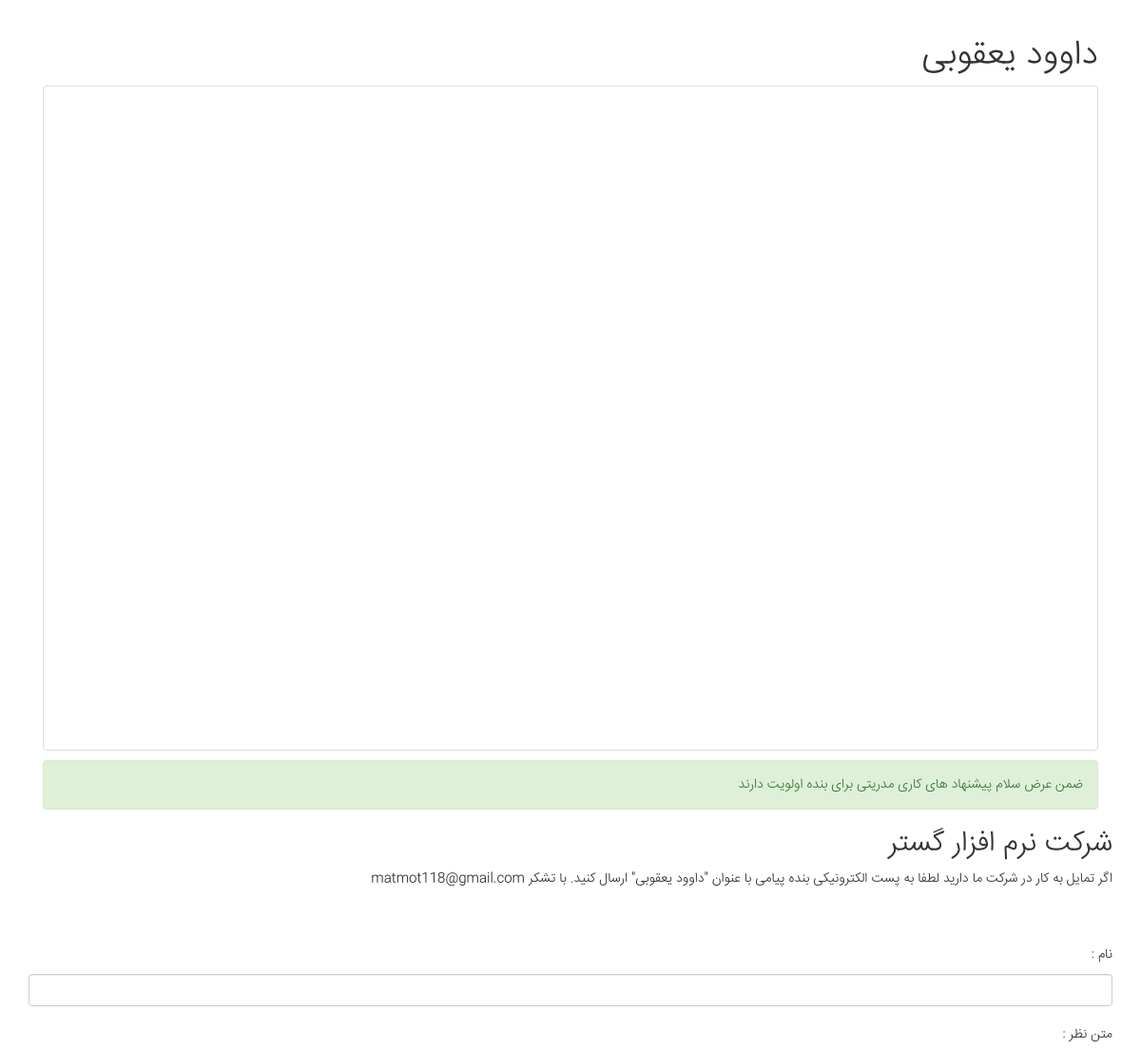
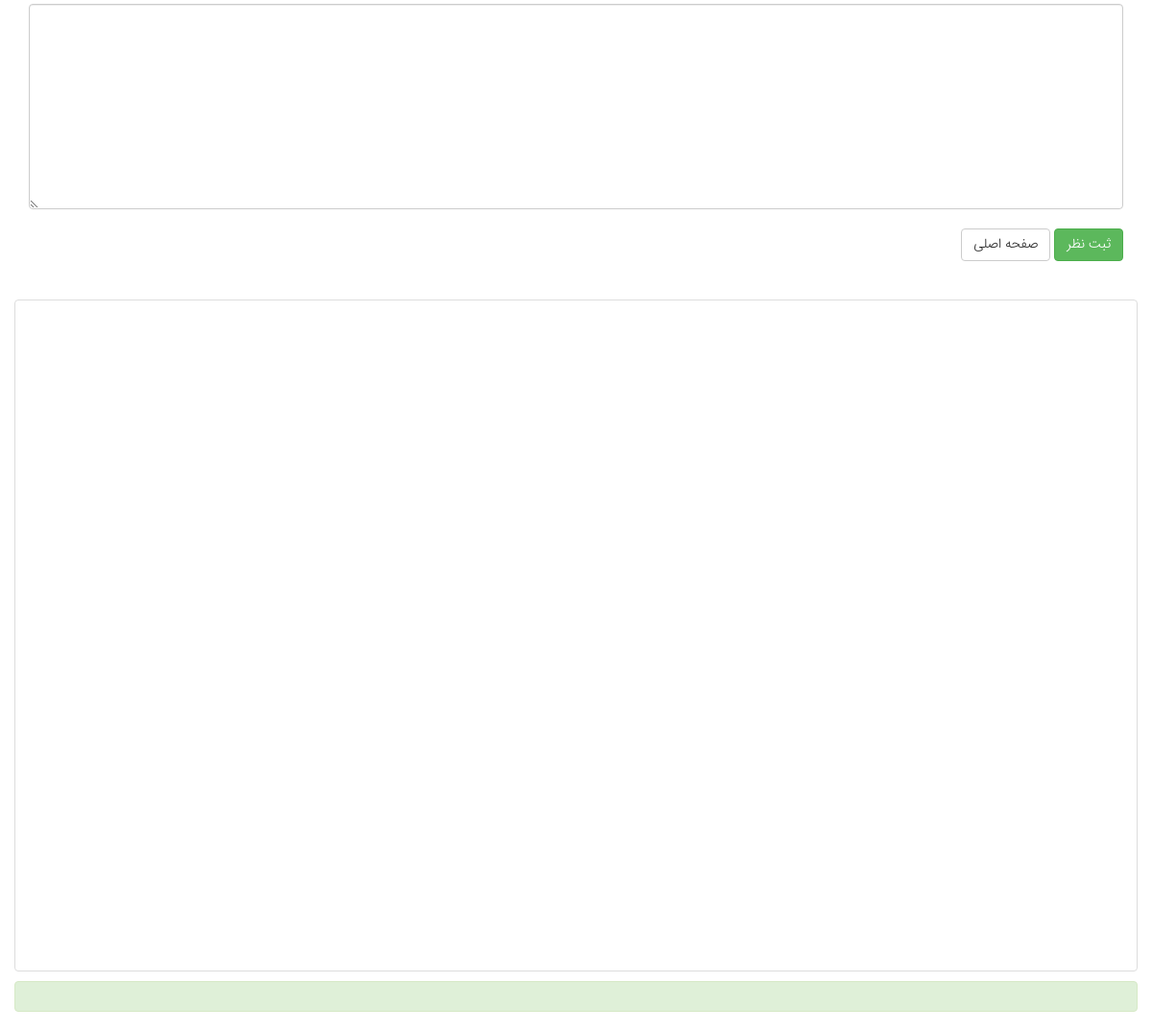
/post.php?id=2, run on the app's committed database (2 pictures, top to bottom).
### tables this page shows
CREATE TABLE IF NOT EXISTS `post` (
  `post_ID` int(11) NOT NULL AUTO_INCREMENT,
  `filename` varchar(45) DEFAULT NULL,
  `filepath` varchar(45) DEFAULT NULL,
  `description` text,
  `post_title` varchar(45) DEFAULT NULL,
  PRIMARY KEY (`post_ID`)
);

CREATE TABLE IF NOT EXISTS `comment` (
  `comment_ID` int(11) NOT NULL AUTO_INCREMENT,
  `comment_name` varchar(45) DEFAULT NULL,
  `comment_body` text,
  `post_ID` int(11) NOT NULL,
  PRIMARY KEY (`comment_ID`),
  KEY `post_ID_idx` (`post_ID`)
);

### post.php (the view, shortened to what this page needs)
<?php include "mysqliconnection.php"; ?>
<?php
$id=$_GET["id"];
$result = $conn->query("SELECT * from post WHERE post_ID=".$id);
?>
<!DOCTYPE html>
<html>
<head>
	<link href="css/bootstrap.min.css" rel="stylesheet">
	<link href="css/custom.css" rel="stylesheet">
</head>
<body dir="rtl">
<div class="container"><br>
	<?php
	while ($row = $result->fetch_assoc()) {
		echo "<div class='col-lg-12 col-md-12 col-sm-12 col-xs-12'>";
		echo "<h1>";
		echo $row['post_title'];
		echo "</h1>";
		echo '<iframe class="img-thumbnail col-lg-12 col-md-12 col-sm-12 col-xs-12" id="iframepdf" style="height:700px;" src="http://localhost/proje/'.$row['filepath'].'"></iframe>';
		echo "<div class='alert alert-success col-lg-12 col-md-12 col-sm-12 col-xs-12' style='margin-top:10px'>";
		echo $row['description'];
		echo "</div>";
		echo "</div>";
	}
	?>
	<?php
	$result = $conn->query("SELECT * from comment WHERE post_ID=".$id);
	while ($row = $result->fetch_assoc()) {
		echo "<br><br><br><br><br><h2>";
		echo $row['comment_name'];
		echo "</h2>";
		echo "<div>";
		echo $row['comment_body'];
		echo "</div>";
	}
	?>
	<form method="post">
	<br><br><br>
		<p>نام : </p>
		<input type="text" name="cm_name" class="form-control text-right" >
		<br>
		<p>متن نظر : </p>
		<textarea rows="10" class="form-control" cols="35" name="cm_body"></textarea><br>
		<div>
		<input type="submit" value="ثبت نظر" class="btn btn-success" name="send"/>
		<a href="index.php" class="btn btn-default" style="margin:10px,0,0,0">صفحه اصلی</a>
		</div>
	</form>
<br>
</div>
<div class='col-lg-12 col-md-12 col-sm-12 col-xs-12'>
<iframe class="img-thumbnail col-lg-12 col-md-12 col-sm-12 col-xs-12" id="iframepdf" style="height:700px;" src="http://localhost/proje/'.$row['filepath'].'"></iframe>
<div class='alert alert-success col-lg-12 col-md-12 col-sm-12 col-xs-12' style='margin-top:10px'>
</div>
</div>
</body>
</html>

### css/custom.css (style rules this page uses)
* { font-family: "iransans"; }
a { color: darkgreen; }

### data on the page
post: post_title "داوود یعقوبی", description "ضمن عرض سلام پیشنهاد های کاری مدریتی برای بنده اولویت دارند"
comment: comment_name "شرکت نرم افزار گستر", comment_body "اگر تمایل به کار در شرکت ما دارید لطفا به پست الکترونیکی بنده پیامی با عنوان \"داوود یعقوبی\" ارسال کنید. با تشکر matmot118@gmail.com"
